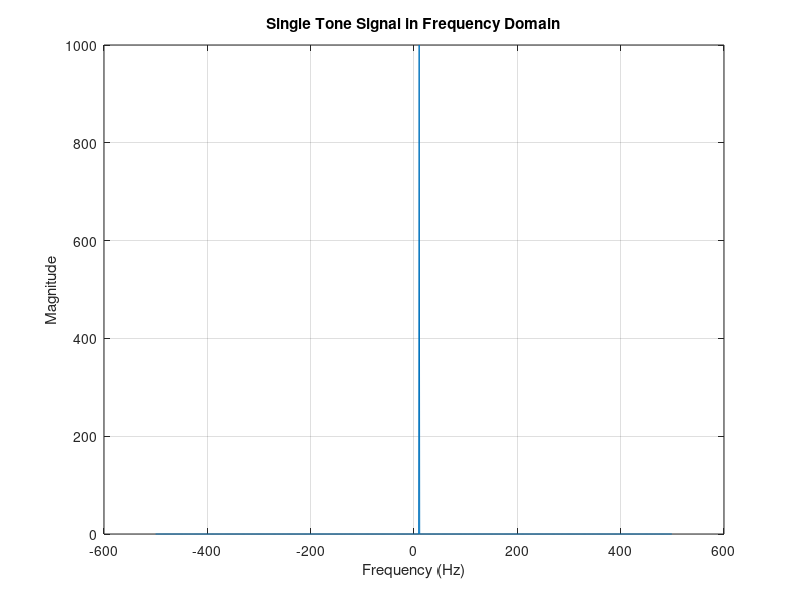
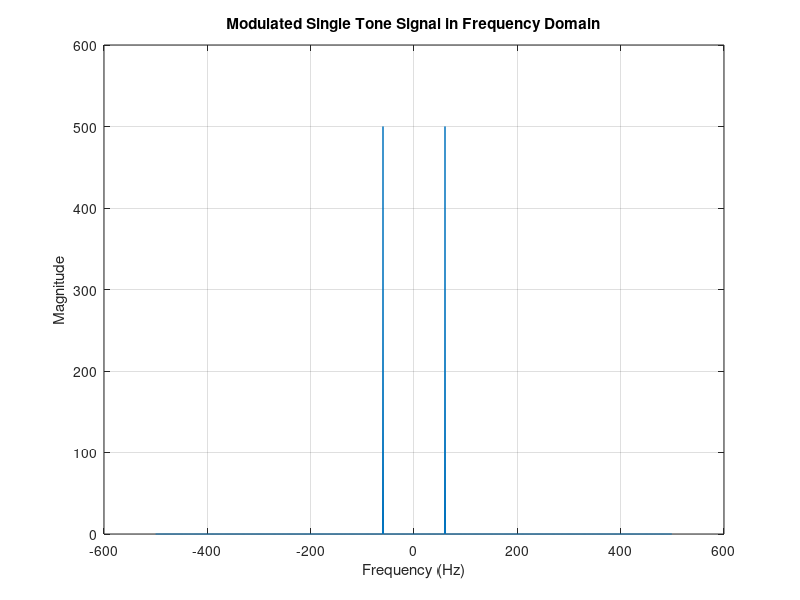
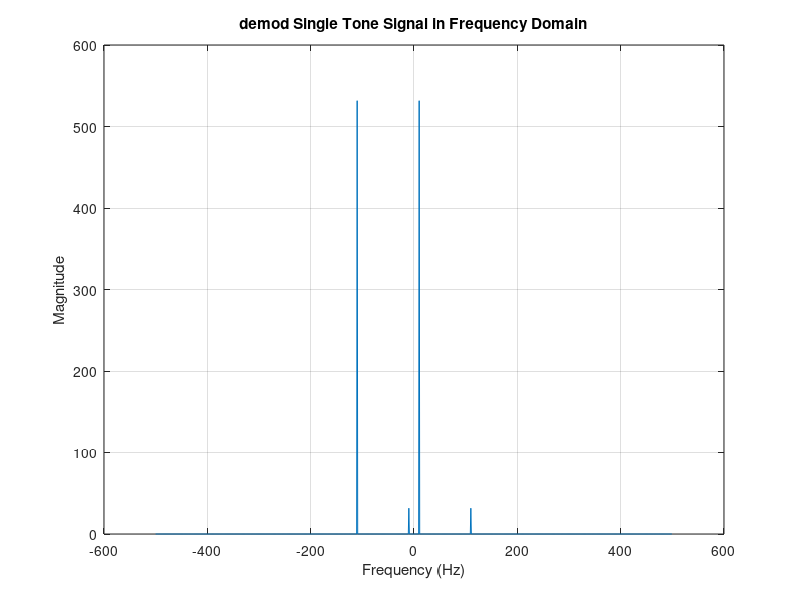
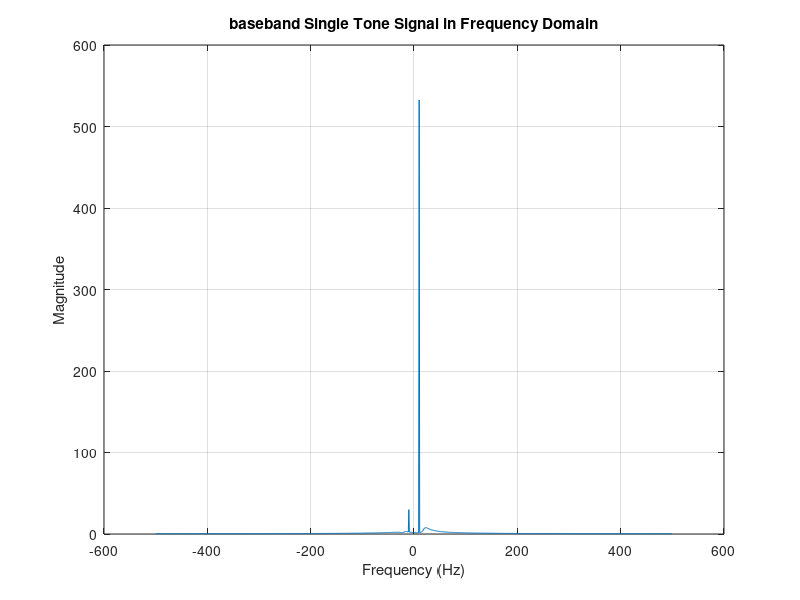

Write the MATLAB code that produced these figures, in order.
close all;
clear;
% Parameters
fm = 10;  % Frequency in Hz (single tone)
fs = 1000;  % Sampling frequency in Hz
t = 0:1/fs:1-1/fs;  % Time vector from 0 to 1 second

% Complex signal in time domain
signal = exp(1j*2*pi*fm*t);

% Fourier Transform (Frequency Domain)
N = length(signal);  % Number of points
fft_signal = fft(signal);  % Compute FFT

% Frequency vector
f = (-N/2:N/2-1)*(fs/N);  % Frequency range from -fs/2 to fs/2

% Shift zero frequency component to center of spectrum
fft_signal_shifted = fftshift(fft_signal);

% Magnitude of FFT
magnitude_fft = abs(fft_signal_shifted);

% Plot the magnitude of FFT (Frequency Domain)
figure;
plot(f, magnitude_fft);
title('Single Tone Signal in Frequency Domain');
xlabel('Frequency (Hz)');
ylabel('Magnitude');
grid on;

fc=50;
modulated_signal=real(signal).*cos(2*pi*fc*t)-imag(signal).*sin(2*pi*fc*t);
N_modulated = length(modulated_signal);  % Number of points
fft_modulated = fft(modulated_signal);  % Compute FFT

% Frequency vector
f_modulated = (-N_modulated/2:N_modulated/2-1)*(fs/N_modulated);  % Frequency range from -fs/2 to fs/2

% Shift zero frequency component to center of spectrum
fft_modulated_shifted = fftshift(fft_modulated);

% Magnitude of FFT
magnitude_fft_modulated = abs(fft_modulated_shifted);

% Plot the magnitude of FFT (Frequency Domain)
figure;
plot(f_modulated, magnitude_fft_modulated);
title('Modulated Single Tone Signal in Frequency Domain');
xlabel('Frequency (Hz)');
ylabel('Magnitude');
grid on;

phi=0;
g=1.1266;
demodulated_signal_1 = modulated_signal.*cos(2*pi*fc*t);
demodulated_signal_2 = modulated_signal.*(-1*g*sin(2*pi*fc*t+phi));
demod = demodulated_signal_1+1j*demodulated_signal_2;
N_demod = length(demod);  % Number of points
fft_demod = fft(demod);  % Compute FFT

% Frequency vector
f_demod = (-N_demod/2:N_demod/2-1)*(fs/N_demod);  % Frequency range from -fs/2 to fs/2

% Shift zero frequency component to center of spectrum
fft_demod_shifted = fftshift(fft_demod);

% Magnitude of FFT
magnitude_fft_demod = abs(fft_demod_shifted);

% Plot the magnitude of FFT (Frequency Domain)
figure;
plot(f_demod, magnitude_fft_demod);
title('demod Single Tone Signal in Frequency Domain');
xlabel('Frequency (Hz)');
ylabel('Magnitude');
grid on;

cutoff_freq = 20;  % Cutoff frequency for the LPF (slightly above fm)
[b, a] = butter(5, cutoff_freq/(fs/2));  % 5th order Butterworth filter
% Apply the low-pass filter
I_filtered = filtfilt(b, a, demodulated_signal_1);  % Filtered in-phase component
Q_filtered = filtfilt(b, a, demodulated_signal_2);  % Filtered quadrature component
baseband_signal = I_filtered + 1j * Q_filtered;

N_baseband = length(baseband_signal);  % Number of points
fft_baseband = fft(baseband_signal);  % Compute FFT

% Frequency vector
f_baseband = (-N_baseband/2:N_baseband/2-1)*(fs/N_baseband);  % Frequency range from -fs/2 to fs/2

% Shift zero frequency component to center of spectrum
fft_baseband_shifted = fftshift(fft_baseband);

% Magnitude of FFT
magnitude_fft_baseband = abs(fft_baseband_shifted);

% Plot the magnitude of FFT (Frequency Domain)
figure;
plot(f_baseband, magnitude_fft_baseband);
title('baseband Single Tone Signal in Frequency Domain');
xlabel('Frequency (Hz)');
ylabel('Magnitude');
grid on;


inv_g=1/g;
rejected_image_signal= I_filtered + 1j*inv_g*Q_filtered;
N_rejected = length(rejected_image_signal);  % Number of points
fft_rejected = fft(rejected_image_signal);  % Compute FFT

% Frequency vector
f_rejected = (-N_rejected/2:N_rejected/2-1)*(fs/N_rejected);  % Frequency range from -fs/2 to fs/2

% Shift zero frequency component to center of spectrum
fft_rejected_shifted = fftshift(fft_rejected);

% Magnitude of FFT
magnitude_fft_rejected = abs(fft_rejected_shifted);

% Plot the magnitude of FFT (Frequency Domain)
figure;
plot(f_rejected, magnitude_fft_rejected);
title('Baseband Single Tone Signal with no image in Frequency Domain');
xlabel('Frequency (Hz)');
ylabel('Magnitude');
grid on;

